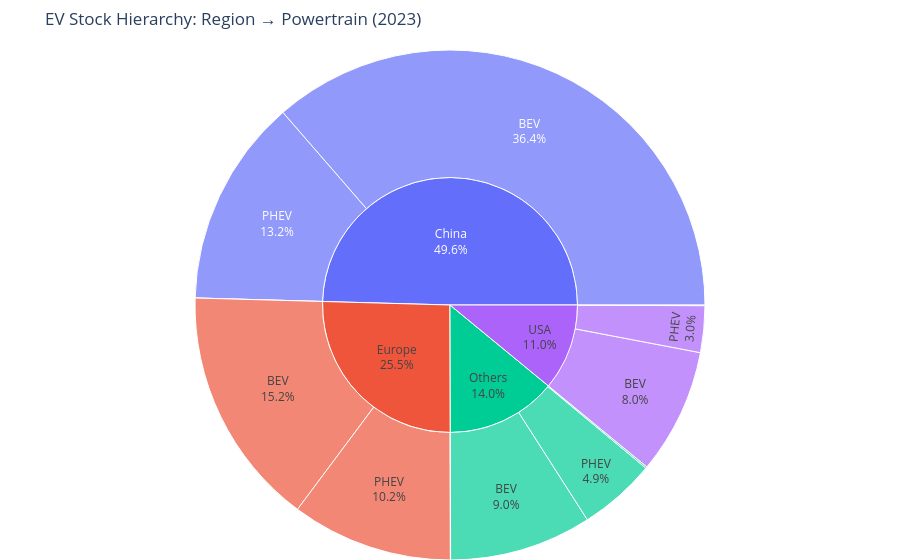

The cell this chart's notebook holds for it:
### Markdown cell above
---
## 4. Sunburst chart: Battery Type Adoption by Region

**Goal:** Compare battery type preferences across major markets.

### Code cell
# Filter BEV & PHEV only and restrict to data before 2024
df_powertrain = df_ev_stock[
    (df_ev_stock['powertrain'].isin(df_sales['powertrain'].unique())) &
    (df_ev_stock['year'] == 2023)
].copy()

df_powertrain = df_powertrain[df_powertrain['region'] != 'World']

# ---- 1. Select top 4 regions ----
top_regions = (
    df_powertrain.groupby('region')['value']
    .sum()
    .nlargest(4)
    .index
)

df_powertrain["region"] = df_powertrain["region"].apply(
    lambda r: r if r in top_regions else "Rest of the world"
)

df_powertrain["region"] = df_powertrain["region"].replace(
    {"Rest of the world": "Others"}
)

df_sunburst = (
    df_powertrain.groupby(["region", "powertrain"])["value"]
    .sum()
    .reset_index()
)

fig = px.sunburst(
    df_sunburst,
    path=["region", "powertrain"],
    values="value",
    title="EV Stock Hierarchy: Region → Powertrain (2023)"
)

fig.update_traces(
    textinfo="label+percent entry",
    texttemplate="%{label}<br>%{percentEntry:.1%}"
)

fig.update_layout(margin=dict(t=50, l=0, r=0, b=0))
fig.show()

### Figure 1 — Plotly figure (JSON) as saved in the notebook; plotly's stock layout.template omitted (floating-point values rounded to 4 significant figures)
{"data": [{"branchvalues": "total", "domain": {"x": [0, 1], "y": [0, 1]}, "hovertemplate": "labels=%{label}<br>value=%{value}<br>parent=%{parent}<br>id=%{id}<extra></extra>", "ids": ["China/BEV", "Europe/BEV", "Others/BEV", "USA/BEV", "China/FCEV", "Europe/FCEV", "Others/FCEV", "USA/FCEV", "China/PHEV", "Europe/PHEV", "Others/PHEV", "USA/PHEV", "China", "Europe", "Others", "USA"], "labels": ["BEV", "BEV", "BEV", "BEV", "FCEV", "FCEV", "FCEV", "FCEV", "PHEV", "PHEV", "PHEV", "PHEV", "China", "Europe", "Others", "USA"], "name": "", "parents": ["China", "Europe", "Others", "USA", "China", "Europe", "Others", "USA", "China", "Europe", "Others", "USA", "", "", "", ""], "textinfo": "label+percent entry", "texttemplate": "%{label}<br>%{percentEntry:.1%}", "type": "sunburst", "values": [48000000, 20100000, 11900300, 10500000, 2280, 16500, 131821, 54000, 17400000, 13500000, 6454170, 3900000, 65402280, 33616500, 18486291, 14454000]}], "layout": {"legend": {"tracegroupgap": 0}, "margin": {"b": 0, "l": 0, "r": 0, "t": 50}, "title": {"text": "EV Stock Hierarchy: Region → Powertrain (2023)"}}}
